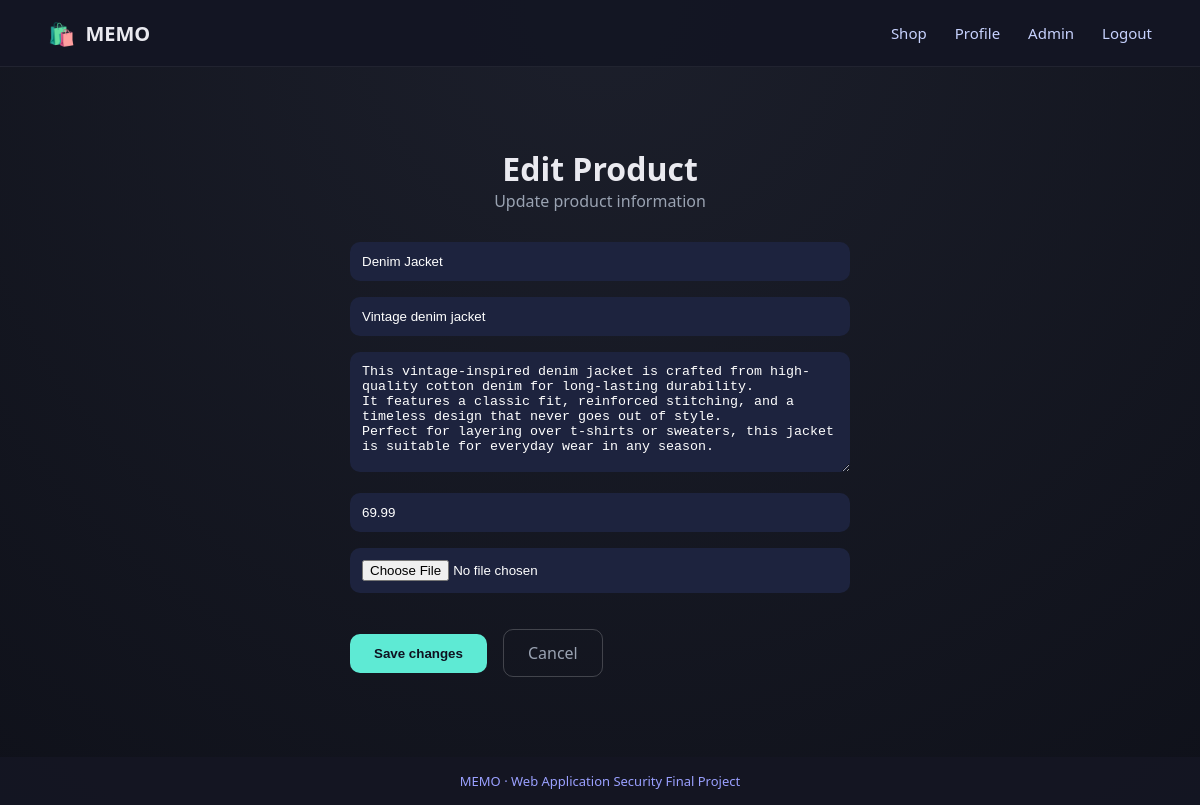
Screenshot of /admin/edit/1 (signed in) with the database file from the repository.
### tables this page shows
CREATE TABLE products (
    id INTEGER PRIMARY KEY AUTOINCREMENT,
    name TEXT,
    short_description TEXT,
    full_description TEXT,
    price REAL,
    image TEXT,
    owner_id INTEGER
);

### routes/edit.py (the view, shortened to what this page needs)
@edit_bp.route("/admin/edit/<product_id>", methods=["GET", "POST"])
def admin_edit_product(product_id):
    if not session.get("user_id") or session.get("role") != "admin":
        return redirect("/login")
    conn = sqlite3.connect(DB)
    cur = conn.cursor()
    cur.execute("""
        SELECT name, short_description, full_description, price, image
        FROM products
        WHERE id = ?
    """, (product_id,))
    product = cur.fetchone()
    conn.close()
    return render_template(
        "admin_edit.html",
        product={
            "id": product_id,
            "name": product[0],
            "short": product[1],
            "full": product[2],
            "price": product[3],
            "image": product[4]
        }
    )

### templates/admin_edit.html (shortened to what this page needs)
{% extends "base.html" %}
{% block content %}
<div class="admin-page">
    <h1>Edit Product</h1>
    <p class="admin-subtitle">Update product information</p>
    <form method="post" enctype="multipart/form-data" class="admin-form">
        <input type="text" name="name" value="{{ product.name }}" required>
        <input type="text" name="short" value="{{ product.short }}" required>
        <textarea name="full" required>{{ product.full }}</textarea>
        <input type="number" step="0.5" name="price" value="{{ product.price }}" required>
        <input type="file" name="image">
        <div class="form-actions">
            <button type="submit">Save changes</button>
            <a href="/admin" class="cancel-btn">Cancel</a>
        </div>
    </form>
</div>
{% endblock %}

### static/css/styles.css (style rules this page uses)
* { box-sizing: border-box; margin: 0; padding: 0; }
body { font-family: "Segoe UI", Tahoma, sans-serif; background: radial-gradient(circle at top, #1c1f2b, #0f111a); color: #eaeaf0; min-height: 100vh; display: flex; flex-direction: column; }
.admin-page { max-width: 900px; margin: 0 auto; padding: 40px 20px; }
.admin-subtitle { color: #9aa3b2; margin-bottom: 30px; }
.form-actions { display: flex; gap: 16px; margin-top: 20px; }
.cancel-btn { padding: 12px 24px; border-radius: 10px; border: 1px solid rgba(255,255,255,0.2); color: #9aa3b2; text-decoration: none; }
.admin-page { max-width: 900px; margin: 0 auto; padding: 20px 20px; text-align: center; }
.admin-form { max-width: 500px; }
.admin-form input, .admin-form textarea { width: 100%; padding: 12px; margin-bottom: 16px; border-radius: 10px; border: none; background: #1d233e; color: #fff; }
.admin-form textarea { min-height: 120px; resize: vertical; }
.form-actions { display: flex; gap: 16px; align-items: center; margin-top: 20px; }
.admin-form button { padding: 12px 24px; background: #5eead4; color: #0f1220; border: none; border-radius: 10px; font-weight: 600; cursor: pointer; }
.cancel-btn { padding: 12px 24px; border-radius: 10px; background: transparent; border: 1px solid rgba(255,255,255,0.2); color: #9aa3b2; text-decoration: none; font-weight: 500; }

### rows the page displays
products: name "Denim Jacket", short "Vintage denim jacket", full "This vintage-inspired denim jacket is crafted from high-quality cotton denim for long-lasting durability. It features a classic fit, reinforced stitching, and a timeless design that never goes out of style. Perfect for layering over t-shirts or sweaters, this jacket is suitable for everyday wear in any season.", price "69.99"
